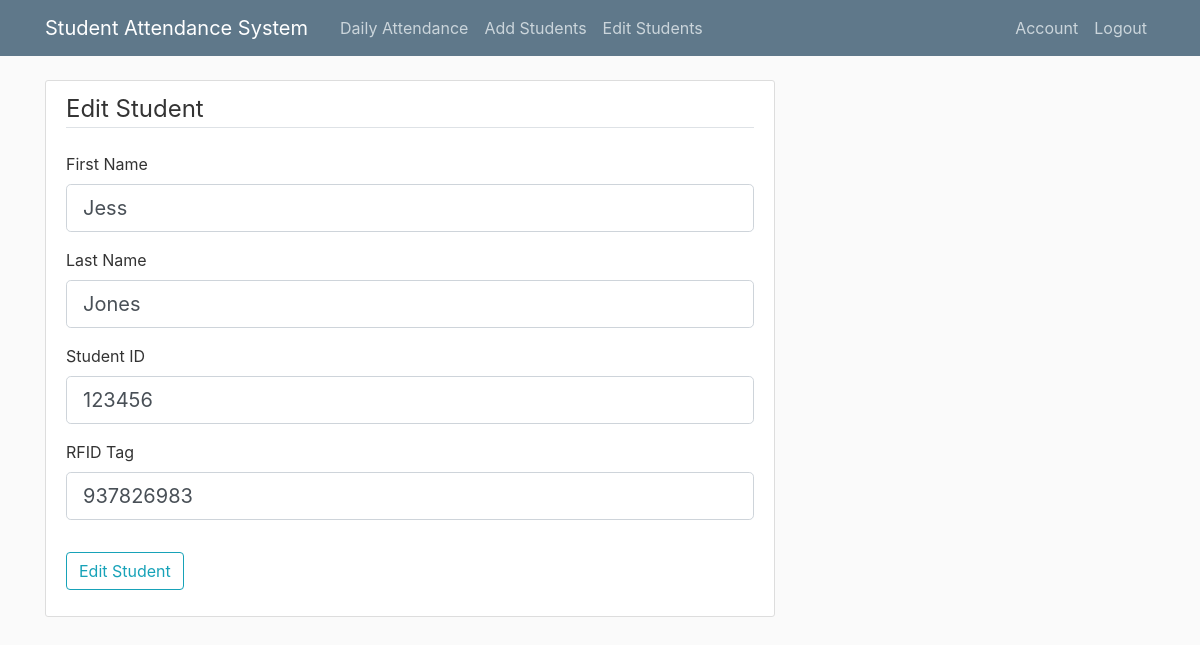
/stedit/123456 (signed in), run on the app's committed database.
### app/models.py (models this page shows, shortened)
class student(db.Model):
	__tablename__ = "student"
	lname = db.Column(db.String(128))
	fname = db.Column(db.String(128))
	id = db.Column(db.Integer, primary_key=True)
	rfid = db.Column(db.String(16))
	present = db.Column(db.String(16))

### app/routes.py (the view)
@app.route("/stedit/<id>", methods=['GET', 'POST'])
@app.route("/stedit/", methods=['GET', 'POST'])
@login_required
def stedit(id):
	user = student.query.filter_by(id=id).first_or_404()
	form = EditStudent(obj=user)
	if form.validate_on_submit():
		form.populate_obj(user)
		db.session.commit()
		flash('Student edited')
		return redirect(url_for('attendance'))
	return render_template('stedit.html', title='Edit Student', form=form)

### app/forms.py
class EditStudent(FlaskForm):
	fname = StringField('First Name', validators=[DataRequired()])
	lname = StringField('Last Name', validators=[DataRequired()])
	id = IntegerField('Student ID', validators=[DataRequired()])
	rfid = StringField('RFID Tag', validators=[DataRequired()])
	submit = SubmitField('Edit Student')

### app/models.py (called while the page is built)
@login_manager.user_loader
def load_user(user_id):
	user = teacher.query.get(int(user_id))
	if user:
		return user

### app/templates/stedit.html (shortened to what this page needs)
{% extends "base.html" %}
{% block content %}
    <div class="content-section">
        <form method="POST" action="">
            <fieldset class="form-group">
                <legend class="border-bottom mb-4">Edit Student</legend>
                <div class="form-group">
                    {{ form.fname.label(class="form-control-label") }}
                    {% if form.fname.errors %}
                        {{ form.fname(class="form-control form-control-lg is-invalid") }}
                        <div class="invalid-feedback">
                            {% for error in form.fname.errors %}
                                <span>{{ error }}</span>
                            {% endfor %}
                        </div>
                    {% else %}
                        {{ form.fname(class="form-control form-control-lg") }}
                    {% endif %}
                </div>
                <div class="form-group">
                    {{ form.lname.label(class="form-control-label") }}
                    {% if form.lname.errors %}
                        {{ form.lname(class="form-control form-control-lg is-invalid") }}
                        <div class="invalid-feedback">
                            {% for error in form.lname.errors %}
                                <span>{{ error }}</span>
                            {% endfor %}
                        </div>
                    {% else %}
                        {{ form.lname(class="form-control form-control-lg") }}
                    {% endif %}
                </div>
                <div class="form-group">
                    {{ form.id.label(class="form-control-label") }}
                    {% if form.id.errors %}
                        {{ form.id(class="form-control form-control-lg is-invalid") }}
                        <div class="invalid-feedback">
                            {% for error in form.id.errors %}
                                <span>{{ error }}</span>
                            {% endfor %}
                        </div>
                    {% else %}
                        {{ form.id(class="form-control form-control-lg") }}
                    {% endif %}
                </div>
                <div class="form-group">
                    {{ form.rfid.label(class="form-control-label") }}
                    {% if form.rfid.errors %}
                        {{ form.rfid(class="form-control form-control-lg is-invalid") }}
                        <div class="invalid-feedback">
                                <span>{{ error }}</span>
                            {% for error in form.rfid.errors %}
                            {% endfor %}
                        </div>
                    {% else %}
                        {{ form.rfid(class="form-control form-control-lg") }}
                    {% endif %}
                </div>
            </fieldset>
            <div class="form-group">
                {{ form.submit(class="btn btn-outline-info") }}
            </div>
        </form>
    </div>
{% endblock content %}

### app/static/styles/main.css (style rules this page uses)
body { background: #fafafa; color: #333333; margin-top: 5rem; }
.content-section { background: #ffffff; padding: 10px 20px; border: 1px solid #dddddd; border-radius: 3px; margin-bottom: 20px; }

### data on the page
student: fname "Jess", lname "Jones", id "123456", rfid "937826983"
